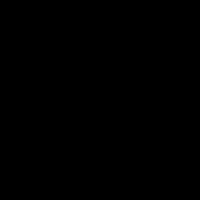
Frame 1 (no input)
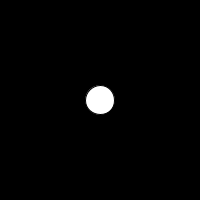
Frame 60 (the mouse pressed at the canvas centre just before this capture)
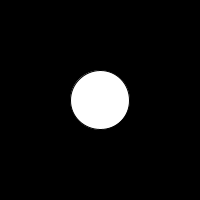
Frame 120 (the mouse held since frame 60 and released just before this capture)

The Processing sketch that drew these frames (run headless with seeded random() and noise(); from frame 60 on, the mouse is pressed at the canvas centre):

// Processing sketch: processing_167360
// ── processing_167360.pde


float a=0;

void setup(){
  //Setting up background size
  size(200,200); 
  //Setting up a white background
  background(255); 
 
}

void draw(){
background(0);
 //circle with expanding size 
ellipse(100,100,a,a);
a=a+0.5;

}
